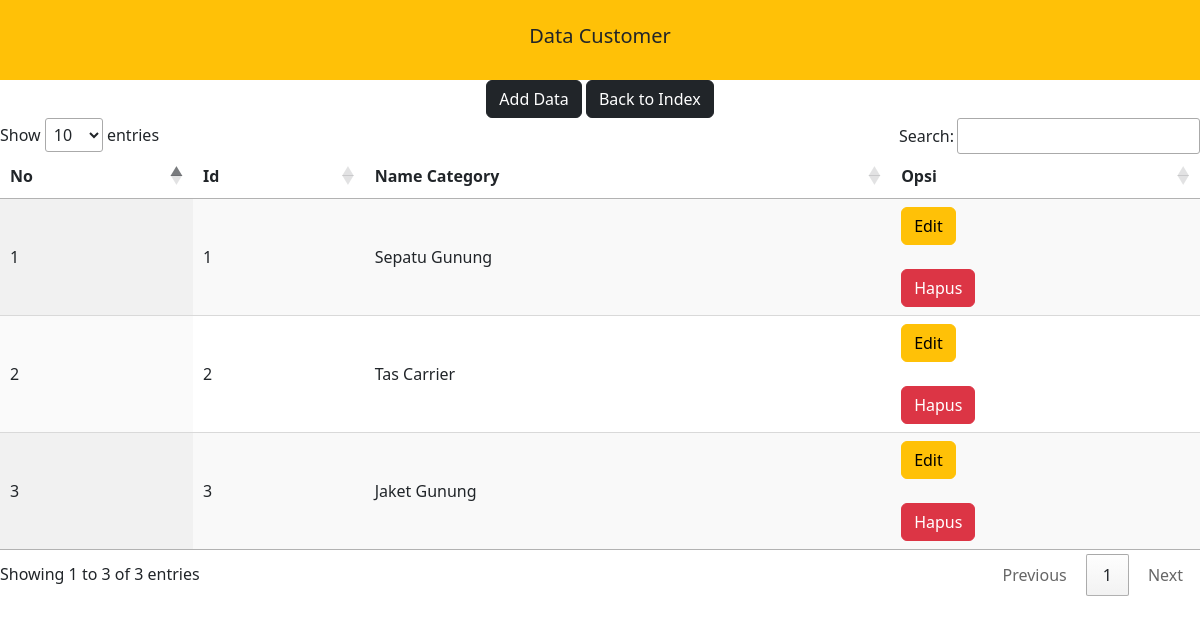
Screenshot of /indexcategory.php with the database file from the repository.
### tables this page shows
CREATE TABLE `category` (
  `id_category` int(11) NOT NULL,
  `name_category` varchar(200) NOT NULL
);

### indexcategory.php (the view, shortened to what this page needs)
<!DOCTYPE html>
<html lang="en">
<head>
    <link rel="stylesheet" type="text/css" href="https://cdn.datatables.net/1.10.25/css/jquery.dataTables.css" />
    <link href="https://cdn.jsdelivr.net/npm/bootstrap@5.2.3/dist/css/bootstrap.min.css" rel="stylesheet">
</head>
<body>
    <div class="container-fluid p-4 bg-warning">
        <h5 style="text-align: center;">Data Customer</h5>
    </div><center>
    <a href="tambahc.php" class="btn btn-dark">Add Data</a>
    <a href="index.php" class="btn btn-dark">Back to Index</a>
    <table id="example" class="display" style="width:100%">
        <thead>
            <tr>
                <th>No</th>
                <th>Id</th>
                <th>Name Category</th>
                <th>Opsi</th>
            </tr>
        </thead>
        <tbody>
            <?php
                require_once "config.php";
                $data = mysqli_query($host, "SELECT * FROM `category`");
                if (mysqli_num_rows($data)>0) {
                    $no = 1;
                    while ($d = mysqli_fetch_array($data)){
            ?>
                <tr>
                    <td> <?php echo $no ?></td>
                    <td> <?php echo $d["id_category"]; ?> </td>
                    <td> <?php echo $d["name_category"]; ?> </td>
				    <td>
                        <a href="editc.php?id_category=<?php echo $d['id_category'];?>" class="btn btn-warning"?>Edit</a> <br><br>
				        <a href="hapusc.php?id_category=<?php echo $d['id_category'];?>" class="btn btn-danger"?>Hapus</a>
                    </td>
                </tr>
            <?php $no++; } } ?>
        </tbody>
    </table>
</body>
</html>

### rows the page displays
category: id_category "1", name_category "Sepatu Gunung"
category: id_category "2", name_category "Tas Carrier"
category: id_category "3", name_category "Jaket Gunung"
